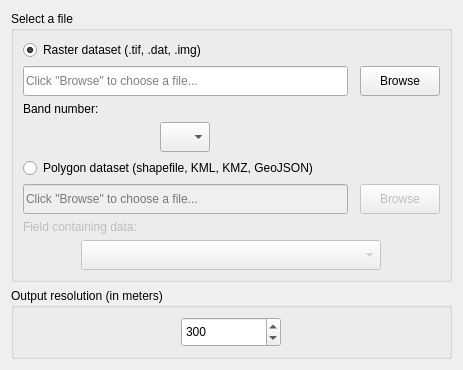
<?xml version="1.0" encoding="UTF-8"?>
<ui version="4.0">
 <class>WidgetLoadDataSelectFileInput</class>
 <widget class="QWidget" name="WidgetLoadDataSelectFileInput">
  <property name="geometry">
   <rect>
    <x>0</x>
    <y>0</y>
    <width>463</width>
    <height>342</height>
   </rect>
  </property>
  <property name="windowTitle">
   <string>Form</string>
  </property>
  <layout class="QVBoxLayout" name="verticalLayout">
   <item>
    <widget class="QGroupBox" name="groupBox_select_file">
     <property name="enabled">
      <bool>true</bool>
     </property>
     <property name="title">
      <string>Select a file</string>
     </property>
     <layout class="QGridLayout" name="gridLayout_3">
      <item row="3" column="0" alignment="Qt::AlignHCenter">
       <widget class="QComboBox" name="comboBox_bandnumber">
        <property name="minimumSize">
         <size>
          <width>0</width>
          <height>30</height>
         </size>
        </property>
        <property name="maximumSize">
         <size>
          <width>50</width>
          <height>16777215</height>
         </size>
        </property>
       </widget>
      </item>
      <item row="4" column="0" colspan="3">
       <widget class="QRadioButton" name="radio_polygon_input">
        <property name="text">
         <string>Polygon dataset (shapefile, KML, KMZ, GeoJSON)</string>
        </property>
       </widget>
      </item>
      <item row="0" column="0" colspan="3">
       <widget class="QRadioButton" name="radio_raster_input">
        <property name="enabled">
         <bool>true</bool>
        </property>
        <property name="text">
         <string>Raster dataset (.tif, .dat, .img)</string>
        </property>
        <property name="checked">
         <bool>true</bool>
        </property>
       </widget>
      </item>
      <item row="7" column="0" colspan="3" alignment="Qt::AlignHCenter">
       <widget class="QComboBox" name="comboBox_fieldname">
        <property name="enabled">
         <bool>false</bool>
        </property>
        <property name="minimumSize">
         <size>
          <width>300</width>
          <height>30</height>
         </size>
        </property>
        <property name="maximumSize">
         <size>
          <width>300</width>
          <height>16777215</height>
         </size>
        </property>
       </widget>
      </item>
      <item row="5" column="2">
       <widget class="QPushButton" name="btn_polygon_dataset_browse">
        <property name="enabled">
         <bool>false</bool>
        </property>
        <property name="minimumSize">
         <size>
          <width>0</width>
          <height>30</height>
         </size>
        </property>
        <property name="maximumSize">
         <size>
          <width>120</width>
          <height>16777215</height>
         </size>
        </property>
        <property name="text">
         <string>Browse</string>
        </property>
       </widget>
      </item>
      <item row="1" column="0">
       <widget class="QLineEdit" name="lineEdit_raster_file">
        <property name="enabled">
         <bool>true</bool>
        </property>
        <property name="minimumSize">
         <size>
          <width>0</width>
          <height>30</height>
         </size>
        </property>
        <property name="readOnly">
         <bool>false</bool>
        </property>
        <property name="placeholderText">
         <string>Click &quot;Browse&quot; to choose a file...</string>
        </property>
       </widget>
      </item>
      <item row="6" column="0" colspan="3">
       <widget class="QLabel" name="label_fieldname">
        <property name="enabled">
         <bool>false</bool>
        </property>
        <property name="text">
         <string>Field containing data:</string>
        </property>
       </widget>
      </item>
      <item row="5" column="0">
       <widget class="QLineEdit" name="lineEdit_polygon_file">
        <property name="enabled">
         <bool>false</bool>
        </property>
        <property name="minimumSize">
         <size>
          <width>0</width>
          <height>30</height>
         </size>
        </property>
        <property name="placeholderText">
         <string>Click &quot;Browse&quot; to choose a file...</string>
        </property>
       </widget>
      </item>
      <item row="1" column="2">
       <widget class="QPushButton" name="btn_raster_dataset_browse">
        <property name="enabled">
         <bool>true</bool>
        </property>
        <property name="minimumSize">
         <size>
          <width>0</width>
          <height>30</height>
         </size>
        </property>
        <property name="maximumSize">
         <size>
          <width>120</width>
          <height>16777215</height>
         </size>
        </property>
        <property name="text">
         <string>Browse</string>
        </property>
       </widget>
      </item>
      <item row="2" column="0">
       <widget class="QLabel" name="label_bandnumber">
        <property name="text">
         <string>Band number:</string>
        </property>
       </widget>
      </item>
     </layout>
    </widget>
   </item>
   <item>
    <widget class="QGroupBox" name="groupBox_output_resolution">
     <property name="title">
      <string>Output resolution (in meters)</string>
     </property>
     <layout class="QHBoxLayout" name="horizontalLayout_2">
      <item>
       <widget class="QSpinBox" name="spinBox_resolution">
        <property name="minimumSize">
         <size>
          <width>100</width>
          <height>30</height>
         </size>
        </property>
        <property name="maximumSize">
         <size>
          <width>100</width>
          <height>16777215</height>
         </size>
        </property>
        <property name="minimum">
         <number>1</number>
        </property>
        <property name="maximum">
         <number>8000</number>
        </property>
        <property name="value">
         <number>300</number>
        </property>
       </widget>
      </item>
     </layout>
    </widget>
   </item>
  </layout>
 </widget>
 <resources/>
 <connections/>
</ui>
